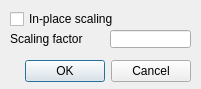
<?xml version="1.0" encoding="UTF-8"?>
<ui version="4.0">
 <class>CQDlgScaling</class>
 <widget class="QDialog" name="CQDlgScaling">
  <property name="geometry">
   <rect>
    <x>0</x>
    <y>0</y>
    <width>201</width>
    <height>89</height>
   </rect>
  </property>
  <property name="windowTitle">
   <string>Object / Model Scaling</string>
  </property>
  <property name="locale">
   <locale language="English" country="UnitedStates"/>
  </property>
  <widget class="QCheckBox" name="qqInPlace">
   <property name="geometry">
    <rect>
     <x>10</x>
     <y>10</y>
     <width>131</width>
     <height>18</height>
    </rect>
   </property>
   <property name="focusPolicy">
    <enum>Qt::StrongFocus</enum>
   </property>
   <property name="text">
    <string>In-place scaling</string>
   </property>
  </widget>
  <widget class="QLabel" name="label">
   <property name="geometry">
    <rect>
     <x>10</x>
     <y>30</y>
     <width>91</width>
     <height>18</height>
    </rect>
   </property>
   <property name="text">
    <string>Scaling factor</string>
   </property>
  </widget>
  <widget class="QLineEdit" name="qqScalingFactor">
   <property name="geometry">
    <rect>
     <x>110</x>
     <y>30</y>
     <width>81</width>
     <height>18</height>
    </rect>
   </property>
  </widget>
  <widget class="QDialogButtonBox" name="qqOkCancel">
   <property name="geometry">
    <rect>
     <x>10</x>
     <y>55</y>
     <width>181</width>
     <height>32</height>
    </rect>
   </property>
   <property name="standardButtons">
    <set>QDialogButtonBox::Cancel|QDialogButtonBox::Ok</set>
   </property>
  </widget>
 </widget>
 <resources/>
 <connections/>
</ui>
